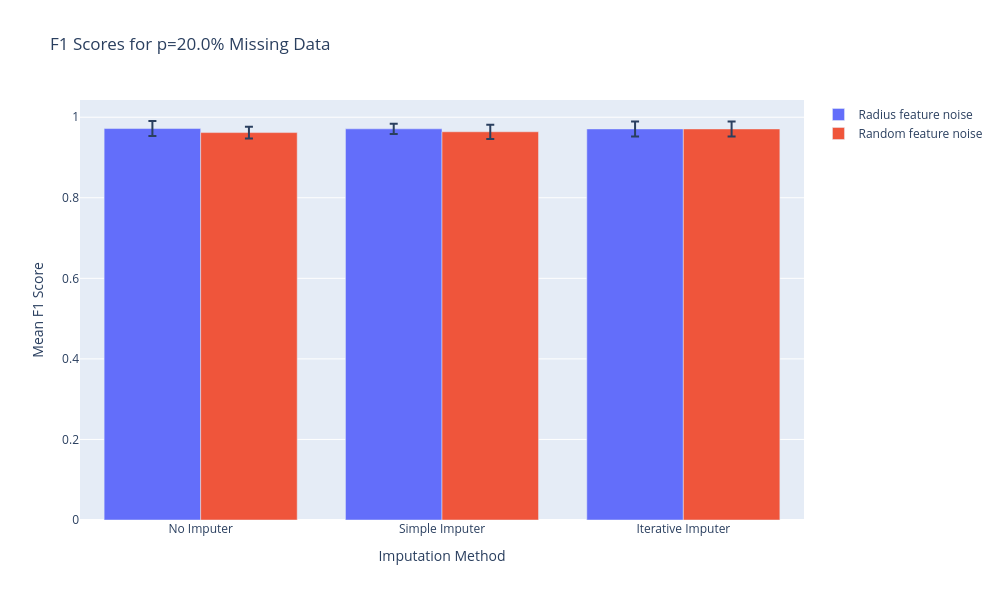
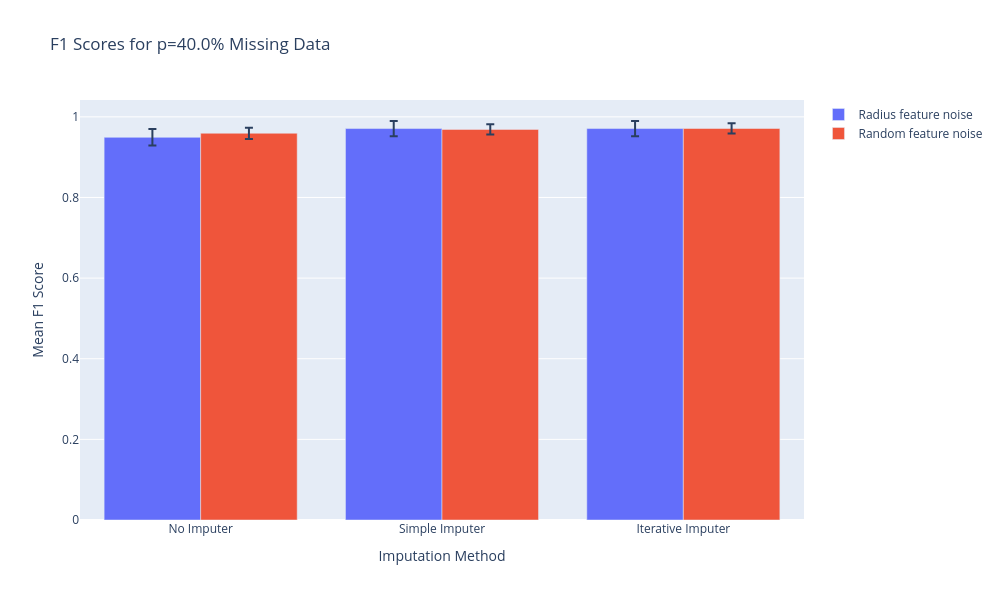

The notebook cell these images were saved under, in order:
### Code cell
#P values or noise levels to test for
p_values = [0.2,0.4]
for p in p_values:
    #Get random p% idx of total idx 
    radius_noise_p_idx = bcw_df.sample(frac=p).index
    random_noise_p_idx = bcw_df.sample(frac=p).index
    
    #Clonning the dataframe
    X_radius_noise = X.copy()
    X_random_noise = X.copy()

    #Generate noise
    #Single feature
    X_radius_noise.loc[radius_noise_p_idx,'radius_mean'] = np.nan
    #Random feature
    for idx in random_noise_p_idx:
        random_feature = np.random.choice(X_random_noise.columns)
        X_random_noise.loc[idx,random_feature] = np.nan
    
    #Logistic regression on p% noise for radius feature without imputer
    mean_f1_radius_noise_no_imputer,std_f1_radius_noise_no_imputer = run_stratified_k_fold_logistic_regression(X_radius_noise)
    
    #Logistic regression on p% noise for radius feature with simple imputer
    mean_f1_radius_noise_simple_imputer,std_f1_radius_noise_simple_imputer = run_stratified_k_fold_logistic_regression(X_radius_noise,SimpleImputer())
    
    #Logistic regression on p% noise for radius feature with Iterative imputer
    mean_f1_radius_noise_iterative_imputer,std_f1_radius_noise_iterative_imputer = run_stratified_k_fold_logistic_regression(X_radius_noise,IterativeImputer())
    
    #Logistic regression on p% noise for random feature without imputer
    mean_f1_random_noise_no_imputer,std_f1_random_noise_no_imputer = run_stratified_k_fold_logistic_regression(X_random_noise)
    
    #Logistic regression on p% noise for random feature with simple imputer
    mean_f1_random_noise_simple_imputer,std_f1_random_noise_simple_imputer = run_stratified_k_fold_logistic_regression(X_random_noise,SimpleImputer())
    
    #Logistic regression on p% noise for random feature with iterative imputer
    mean_f1_random_noise_iterative_imputer,std_f1_random_noise_iterative_imputer = run_stratified_k_fold_logistic_regression(X_random_noise,IterativeImputer())
    
    print('---')
    print(f'Results for p = {int(p*100)}%')
    print(f'No Imputer        | Single Feat: {mean_f1_radius_noise_no_imputer:.4f} +/- {std_f1_radius_noise_no_imputer:.4f} | Random Feat: {mean_f1_random_noise_no_imputer:.4f} +/- {std_f1_random_noise_no_imputer:.4f}')
    print(f'Simple Imputer    | Single Feat: {mean_f1_radius_noise_simple_imputer:.4f} +/- {std_f1_radius_noise_simple_imputer:.4f} | Random Feat: {mean_f1_random_noise_simple_imputer:.4f} +/- {std_f1_random_noise_simple_imputer:.4f}')
    print(f'Iterative Imputer | Single Feat: {mean_f1_radius_noise_iterative_imputer:.4f} +/- {std_f1_radius_noise_iterative_imputer:.4f} | Random Feat: {mean_f1_random_noise_iterative_imputer:.4f} +/- {std_f1_random_noise_iterative_imputer:.4f}')    
    print('---')
    
    #Plotly bar charts with error bars
    fig = go.Figure()
    fig.add_trace(go.Bar(
    name='Radius feature noise',
    x=['No Imputer', 'Simple Imputer', 'Iterative Imputer'], y=[mean_f1_radius_noise_no_imputer, mean_f1_radius_noise_simple_imputer,mean_f1_radius_noise_iterative_imputer],
    error_y=dict(type='data', array=[std_f1_radius_noise_no_imputer, std_f1_radius_noise_simple_imputer, std_f1_radius_noise_iterative_imputer])
    ))
    fig.add_trace(go.Bar(
        name='Random feature noise',
        x=['No Imputer', 'Simple Imputer', 'Iterative Imputer'], y=[mean_f1_random_noise_no_imputer, mean_f1_random_noise_simple_imputer, mean_f1_random_noise_iterative_imputer],
        error_y=dict(type='data', array=[std_f1_random_noise_no_imputer, std_f1_random_noise_simple_imputer, std_f1_random_noise_iterative_imputer])
    ))
    fig.update_layout(barmode='group',title=f'F1 Scores for p={p*100}% Missing Data',
        xaxis_title='Imputation Method',
        yaxis_title='Mean F1 Score',
        width=1000, 
        height=600)
    fig.show()

### Figure 1 — Plotly figure (JSON) as saved in the notebook; plotly's stock layout.template omitted (floating-point values rounded to 4 significant figures)
{"data": [{"error_y": {"array": [0.01875, 0.0128, 0.01876], "type": "data"}, "name": "Radius feature noise", "type": "bar", "x": ["No Imputer", "Simple Imputer", "Iterative Imputer"], "y": [0.9719, 0.9712, 0.9709]}, {"error_y": {"array": [0.01466, 0.01775, 0.01876], "type": "data"}, "name": "Random feature noise", "type": "bar", "x": ["No Imputer", "Simple Imputer", "Iterative Imputer"], "y": [0.9619, 0.9639, 0.9709]}], "layout": {"barmode": "group", "height": 600, "title": {"text": "F1 Scores for p=20.0% Missing Data"}, "width": 1000, "xaxis": {"title": {"text": "Imputation Method"}}, "yaxis": {"title": {"text": "Mean F1 Score"}}}}

### Figure 2 — Plotly figure (JSON) as saved in the notebook; plotly's stock layout.template omitted (floating-point values rounded to 4 significant figures)
{"data": [{"error_y": {"array": [0.02038, 0.01876, 0.01876], "type": "data"}, "name": "Radius feature noise", "type": "bar", "x": ["No Imputer", "Simple Imputer", "Iterative Imputer"], "y": [0.9492, 0.9709, 0.9709]}, {"error_y": {"array": [0.01396, 0.01242, 0.01272], "type": "data"}, "name": "Random feature noise", "type": "bar", "x": ["No Imputer", "Simple Imputer", "Iterative Imputer"], "y": [0.9593, 0.9689, 0.9711]}], "layout": {"barmode": "group", "height": 600, "title": {"text": "F1 Scores for p=40.0% Missing Data"}, "width": 1000, "xaxis": {"title": {"text": "Imputation Method"}}, "yaxis": {"title": {"text": "Mean F1 Score"}}}}
